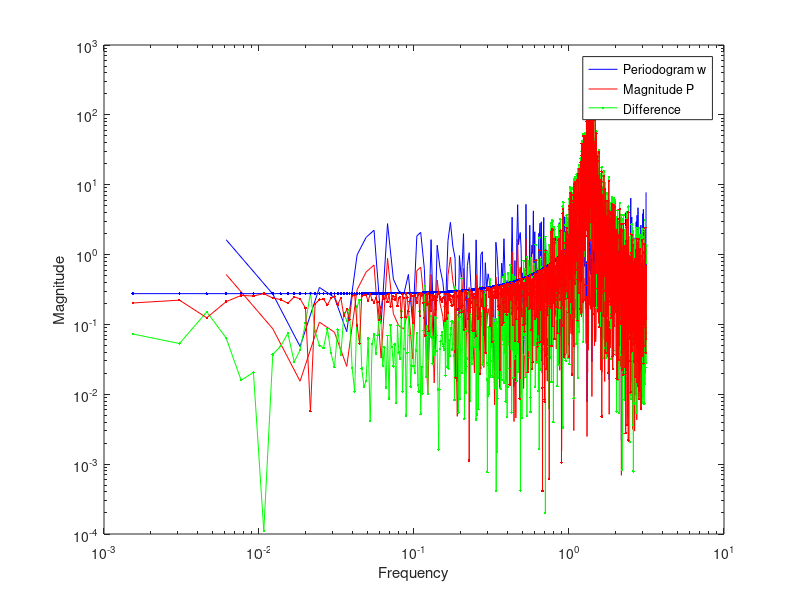

The MATLAB script that drew this image:
%System Identification Ex 3
%Author: Robin Schmid, schmirob@ethz.ch
%% 2a
N = 1024;
e = randn(N,1); % Generate a random sequence (white Gaussian noise)
plot(e)
%% 2b
E = fft(e); % Fourier transform
%e_periodo = 1/N*abs(E).^2; % Do not use periodogram function, use own creation
%omega = linspace(0, 2*pi, N); % Frequencies from 0 to 2*pi

% Compare own creation to built in function,
% compare plots for omega from 0 to pi
e_periodo_2 = 1/N*abs(E(1:N/2+1)).^2;
e_periodo_builtin = periodogram(e);
omega_2 = linspace(0, pi, N/2+1);

loglog(omega_2, e_periodo_2, 'b');
hold on
loglog(omega_2, e_periodo_builtin, 'r');
factor = e_periodo_2./e_periodo_builtin
% Built in peridogram fct corresponds to 1/pi*e_periodo_2
%% 2c
N = 4096;
e = randn(N,1);
omega_2 = linspace(0, pi, N/2+1);

z = tf('z', 1); % T = 1 is the discrete sampling time
P = (z-0.6)/(z^2-0.4*z+0.85);
%P = tf([1, -0.6], [1, -0.4, 0.85], 1); % Define discrete plant directly

w = lsim(P, e); % Calculate linear system response
W = fft(w);
w_periodo = 1/N*abs(W(1:N/2+1)).^2;

% P for all frequencies, 1j: complex number
P = ((exp(1j.*omega_2)-0.6)./(exp(1j.*omega_2).^2-0.4.*exp(1j.*omega_2)+0.85))';

loglog(omega_2, abs(w_periodo(1:N/2+1)), 'g.-'); % Plot magnitude of output
hold on
loglog(omega_2, abs(P(1:N/2+1)), 'b.-'); % Plot magnitude of plant
loglog(omega_2, abs(w_periodo(1:N/2+1)-abs(P(1:N/2+1))), 'r.-'); % Plot magnitude of difference
xlabel('Frequency');
ylabel('Magnitude');
legend('Periodogram w','Magnitude P','Difference');